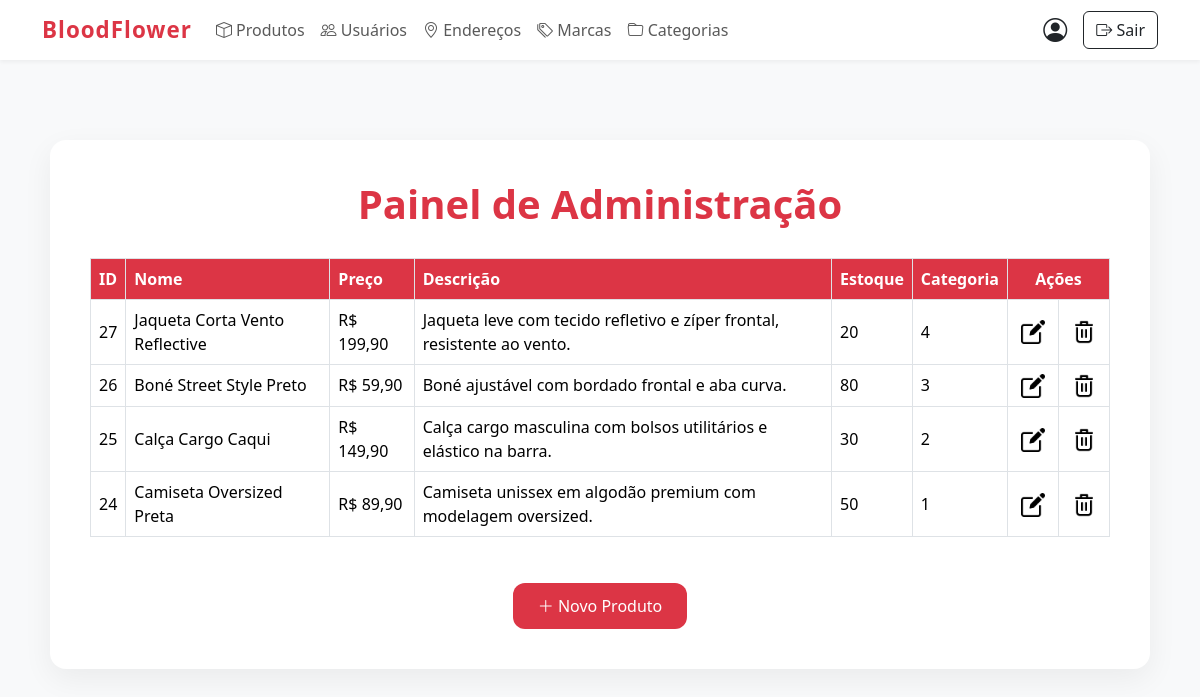
Screenshot of /inicioADM.php (signed in) with the database file from the repository.
### tables this page shows
CREATE TABLE IF NOT EXISTS `produtos` (
  `id` int NOT NULL AUTO_INCREMENT,
  `nome` varchar(100) NOT NULL,
  `descricao` text,
  `preco` decimal(10,2) NOT NULL,
  `preco_desconto` decimal(10,2) DEFAULT NULL,
  `estoque` int DEFAULT '0',
  `categoria_id` int DEFAULT NULL,
  `marca_id` int DEFAULT NULL,
  `imagem` varchar(255) DEFAULT NULL,
  PRIMARY KEY (`id`),
  KEY `categoria_id` (`categoria_id`),
  KEY `marca_id` (`marca_id`)
);

### inicioADM.php (the view, shortened to what this page needs)
<?php
include("conexao.php");
?>
<!DOCTYPE html>
<html lang="pt-br">
<head>
    <link href="https://cdn.jsdelivr.net/npm/bootstrap@5.3.3/dist/css/bootstrap.min.css" rel="stylesheet">
    <link href="https://cdn.jsdelivr.net/npm/bootstrap-icons@1.10.5/font/bootstrap-icons.css" rel="stylesheet">
</head>
<body>
<nav class="navbar navbar-expand-lg">
    <div class="container">
        <a class="navbar-brand" href="admin.php">BloodFlower</a>
        <div class="collapse navbar-collapse" id="navbarNavAdmin">
            <ul class="navbar-nav me-auto mb-2 mb-lg-0">
                <li class="nav-item">
                    <a class="nav-link" href="admin.php"><i class="bi bi-box"></i> Produtos</a>
                </li>
                <li class="nav-item">
                    <a class="nav-link" href="usuarios.php"><i class="bi bi-people"></i> Usuários</a>
                </li>
                <li class="nav-item">
                    <a class="nav-link" href="enderecos.php"><i class="bi bi-geo-alt"></i> Endereços</a>
                </li>
                <li class="nav-item">
                    <a class="nav-link" href="marcas.php"><i class="bi bi-tags"></i> Marcas</a>
                </li>
                <li class="nav-item">
                    <a class="nav-link" href="categorias.php"><i class="bi bi-folder"></i> Categorias</a>
                </li>
            </ul>
            <div class="d-flex align-items-center gap-3">
                <?php if (!isset($_SESSION['email'])) { ?>
                    <a href="entrar.php" class="btn btn-outline-dark btn-sm">Entrar</a>
                <?php } else { ?>
                    <a href="perfil.php" class="text-dark" title="Meu Perfil">
                        <i class="bi bi-person-circle fs-4"></i>
                    </a>
                <?php } ?>
                <a href="logoff.php" class="btn btn-outline-dark">
                    <i class="bi bi-box-arrow-right"></i> Sair
                </a>
            </div>
        </div>
    </div>
</nav>
<div class="container-admin">
    <h1>Painel de Administração</h1>
    <div class="table-responsive">
        <?php
        $sql  = "SELECT * FROM produtos";
        $result = mysqli_query($conn, $sql);
        if (mysqli_num_rows($result) > 0) {
            echo "<table class='table table-bordered align-middle'>";
            echo "<thead><tr>";
            echo "<th>ID</th>";
            echo "<th>Nome</th>";
            echo "<th>Preço</th>";
            echo "<th>Descrição</th>";
            echo "<th>Estoque</th>";
            echo "<th>Categoria</th>";
            echo "<th colspan='2' class='text-center'>Ações</th>";
            echo "</tr></thead><tbody>";
            while ($row = mysqli_fetch_assoc($result)) {
                echo "<tr>";
                echo "<td>" . $row["id"] . "</td>";
                echo "<td>" . $row["nome"] . "</td>";
                echo "<td>R$ " . number_format($row["preco"], 2, ',', '.') . "</td>";
                echo "<td>" . $row["descricao"] . "</td>";
                echo "<td>" . $row["estoque"] . "</td>";
                echo "<td>" . $row["categoria_id"] . "</td>";
                echo "<td class='text-center actions'>
                        <a href='formEditProduto.php?id_produto=" . $row['id'] . "'>
                            <img src='imagens/editar2.png' alt='Editar'>
                        </a>
                      </td>";
                echo "<td class='text-center actions'>
                        <a href='excluirProduto.php?id=" . $row['id'] . "' onclick='return confirm(\"Tem certeza que deseja excluir este produto?\")'>
                            <img src='imagens/lixo.png' alt='Excluir'>
                        </a>
                      </td>";
                echo "</tr>";
            }
            echo "</tbody></table>";
        } else {
            echo "<p class='no-produtos'>Nenhum produto cadastrado.</p>";
        }
        ?>
    </div>
    <div class="btn-actions">
        <a href="cadProduto.html" class="btn btn-admin"><i class="bi bi-plus-lg"></i> Novo Produto</a>
    </div>
</div>
</body>
</html>

### inicioADM.php (style rules this page uses)
body { background-color: #f8f9fa; }
.container-admin { max-width: 1100px; margin: 80px auto; background: #ffffff; padding: 40px; border-radius: 16px; box-shadow: 0 10px 30px rgba(0, 0, 0, 0.06); }
h1 { color: #dc3545; font-weight: 700; text-align: center; margin-bottom: 30px; }
.table th { background-color: #dc3545; color: white; }
.table td img { width: 24px; height: 24px; }
.actions a { margin: 0 5px; }
.btn-actions { margin-top: 30px; display: flex; gap: 15px; justify-content: center; }
.btn-admin { background-color: #dc3545; color: white; border-radius: 12px; padding: 10px 24px; font-weight: 500; }
.navbar { background-color: #ffffff; box-shadow: 0 2px 4px rgba(0,0,0,0.05); }
.navbar-brand { font-weight: bold; font-size: 1.4rem; color: #dc3545 !important; letter-spacing: 1px; }

### rows the page displays
produtos: id "27", nome "Jaqueta Corta Vento Reflective", preco "199,90", descricao "Jaqueta leve com tecido refletivo e zíper frontal, resistente ao vento.", estoque "20", categoria "4"
produtos: id "26", nome "Boné Street Style Preto", preco "59,90", descricao "Boné ajustável com bordado frontal e aba curva.", estoque "80", categoria "3"
produtos: id "25", nome "Calça Cargo Caqui", preco "149,90", descricao "Calça cargo masculina com bolsos utilitários e elástico na barra.", estoque "30", categoria "2"
produtos: id "24", nome "Camiseta Oversized Preta", preco "89,90", descricao "Camiseta unissex em algodão premium com modelagem oversized.", estoque "50", categoria "1"
